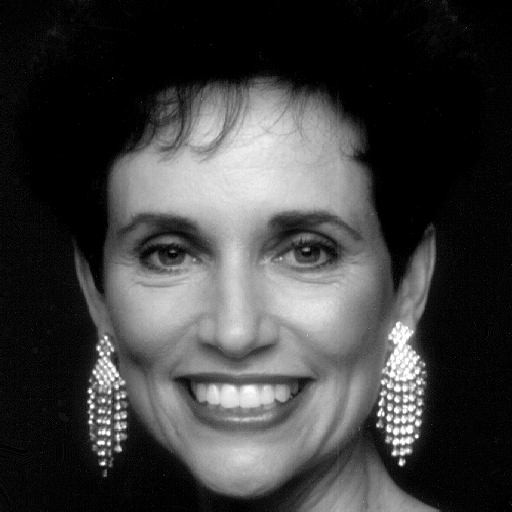
%> input picture PIB/Demos/Demo9 - Frequency Filtering/woman.tif, 512 x 512 px
$ octave --eval "image_spectrum_rotation;"   (GNU Octave 9; MATLAB toolbox functions it lacks are replaced by stand-ins)
%> lines starting %> are read from the running program, lines starting %| are printed output that depends on the picture
%
% ISEL - Instituto Superior de Engenharia de Lisboa.
%
% MEIC - Mestrado em Engenharia Informatica e de Computadores.
% MEIM - Mestrado em Engenharia Inform醫ica e Multim閐ia.
%
% PIB - Processamento de Imagem e Biometria.
%
% image_spectrum_rotation.m
% Analysis of the rotation effect on the spectrum.

function image_spectrum_rotation()

close all

% [5 lines of commented-out code are left out]
I = imread('woman.tif');
%> I is the input picture: size 512x512 uint8; min 0, max 255, mean 62.2

% Zero-padded image to resolution P=2M and Q=2N.
Ip = [ I, zeros(size(I,1), size(I,2));
       zeros(size(I,1), size(I,2)), zeros(size(I,1), size(I,2))];
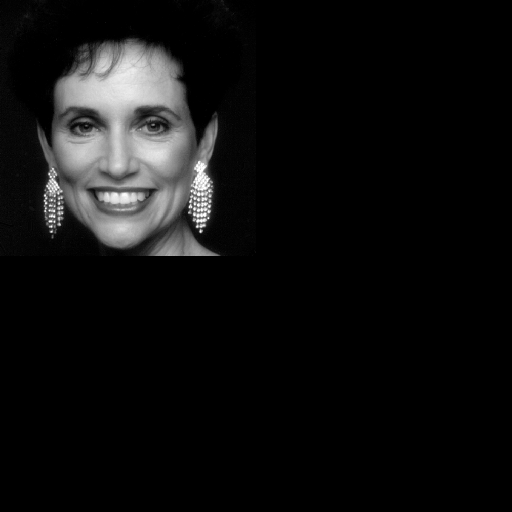
%> Ip: size 1024x1024 uint8 (shown at 1/2 size); min 0, max 255, mean 15.5
Ip = uint8(Ip);

% Compute the DFT
F = fft2(Ip);

% Center the spectrum
F = fftshift(F);

% Display the image
figure(1);
imshow(I); title( 'f[m,n] ');

figure(2);
% Display the module of the spectrum
subplot(121); imagesc( log( 1 + abs(F)) );
colormap('gray'); title(' |F[u,v]| ');
% Display the angle of the spectrum
subplot(122); imagesc( angle(F) );
colormap('gray'); title(' arg[F[u,v]] ');
%> after `title(' arg[F[u,v]] ')`:
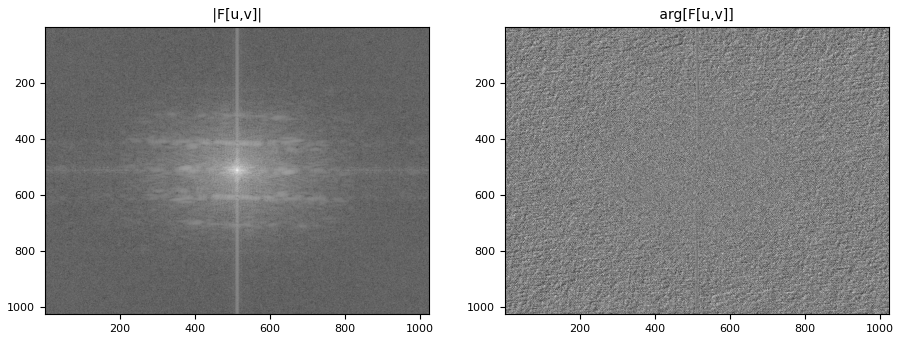
%> figure redrawn from the program's plot data, 2 panels

% Perform several rotations an check the spectrum
for ang = -90 : 5 : 90
    Ir = imrotate(I, ang );
    % Zero-padded image to resolution P=2M and Q=2N.
    Irp = [ Ir, zeros(size(Ir,1), size(Ir,2));
           zeros(size(Ir,1), size(Ir,2)), zeros(size(Ir,1), size(Ir,2))];
    Irp = uint8(Irp);

    Fr = fft2(Irp);
    Fr = fftshift(Fr);

    figure(1);
    subplot(131); imshow(Ir); title( [ 'f[m,n] ' num2str(ang)] );
    subplot(132); imagesc( log( 1 + abs(Fr)) );
    colormap('gray'); title(' |F[u,v]| ');
    subplot(133); imagesc( angle(Fr) );
    colormap('gray'); title(' arg[F[u,v]] ');
    pause(1);
end
%> this loop made 37 passes
%> pass 1, in image_spectrum_rotation, `Ir = imrotate(I, ang );`:
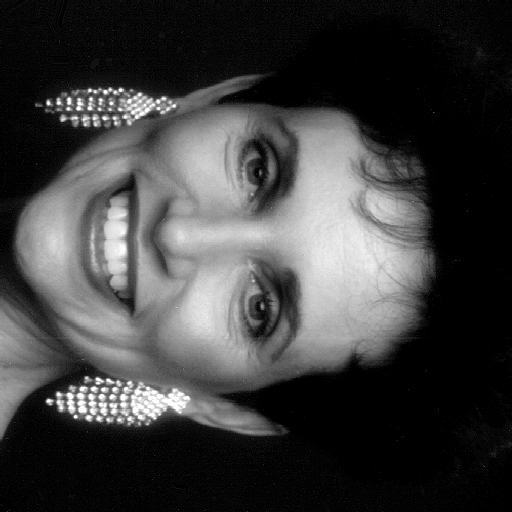
%> Ir: size 512x512 uint8; min 0, max 255, mean 62.2; mean of the top-left, top-right, bottom-left and bottom-right quarters 74.9, 49.8, 83.9, 40.1
%> pass 1, in image_spectrum_rotation, `Irp = [ Ir, zeros(size(Ir,1), size(Ir,2)); zeros(size(Ir,1), size(Ir,2..`:
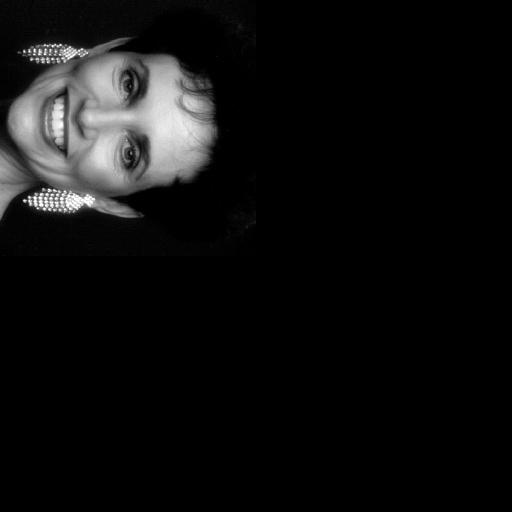
%> Irp: size 1024x1024 uint8 (shown at 1/2 size); min 0, max 255, mean 15.5; mean of the top-left, top-right, bottom-left and bottom-right quarters 62.2, 0, 0, 0
%> pass 1, in image_spectrum_rotation, `title(' arg[F[u,v]] ')`:
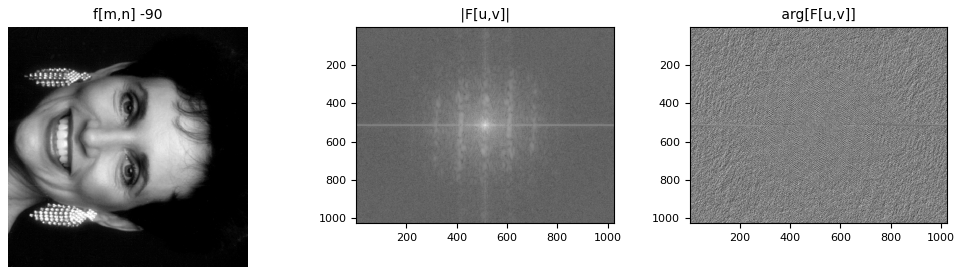
%> figure redrawn from the program's plot data, 3 panels
%> pass 2, in image_spectrum_rotation, `Ir = imrotate(I, ang );`:
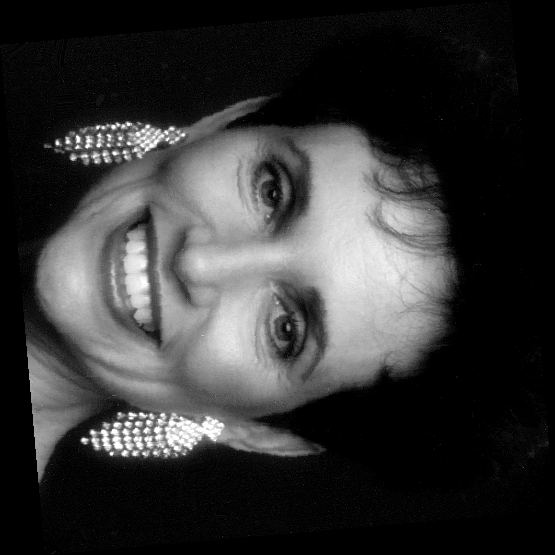
%> Ir: size 555x555 uint8; min 0, max 255, mean 52.9
%> `image_spectrum_rotation;`:
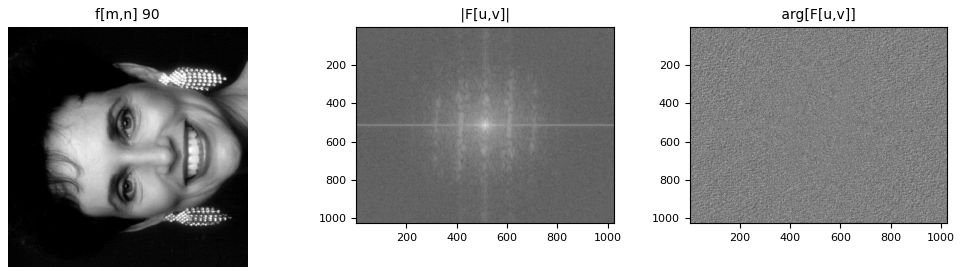
%> figure redrawn from the program's plot data, 3 panels
end
